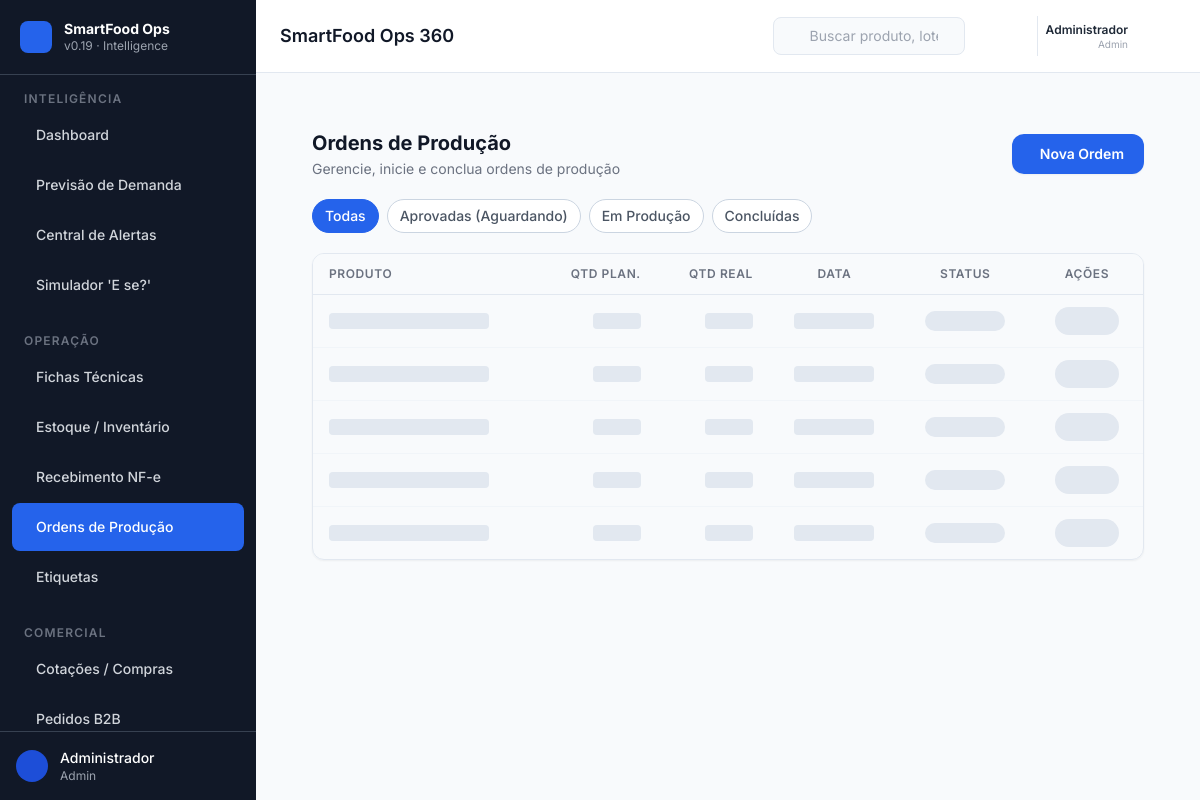
The page /operations/production (signed in) on the database its author committed.
### models.py (models this page shows)
class TimestampMixin:
    created_at = Column(DateTime(timezone=True), server_default=func.now())
    updated_at = Column(DateTime(timezone=True), onupdate=func.now())

class User(Base, TimestampMixin):
    __tablename__ = "users"
    id = Column(GUID(), primary_key=True, default=uuid.uuid4)
    nome = Column(String, nullable=False)
    email = Column(String, unique=True, index=True, nullable=False)
    perfil = Column(String, nullable=False, default="operador",
                    comment="chef | operador | admin")
    pin_code = Column(String(4), nullable=True,
                      comment="PIN de 4 dígitos para login rápido no tablet")
    ativo = Column(Boolean, default=True)

### routers/ui_operations.py (the view)
@router.get("/operations/production", response_class=HTMLResponse)
def production_list(request: Request, db: Session = Depends(get_db), _=AdminOrChef):
    from models import Product
    products = db.query(Product).filter(Product.ativo == True).order_by(Product.nome).all()
    return templates.TemplateResponse(
        "operations/production_list.html",
        _ctx(request, products=products)
    )

### templates/operations/production_list.html (shortened to what this page needs)
{% extends "base.html" %}
{% block content %}
<div class="p-6 space-y-5 max-w-7xl mx-auto" x-data="{ showNewOp: false }">
  <div class="flex flex-wrap items-center justify-between gap-4">
    <div>
      <h1 class="text-xl font-bold text-gray-900">Ordens de Produção</h1>
      <p class="text-sm text-gray-500 mt-0.5">Gerencie, inicie e conclua ordens de produção</p>
    </div>
    <button @click="showNewOp = true"
            class="inline-flex items-center gap-2 px-5 py-2.5 bg-blue-600 hover:bg-blue-700 text-white text-sm font-semibold rounded-xl transition-colors shadow-sm">
      Nova Ordem
    </button>
  </div>
  <div class="flex flex-wrap gap-2"
       x-data="{ activeStatus: '' }"
       role="group" aria-label="Filtrar por status">
    {% set statuses = [
      ('', 'Todas'),
      ('APROVADA', 'Aprovadas (Aguardando)'),
      ('EM_PRODUCAO', 'Em Produção'),
      ('CONCLUIDA', 'Concluídas'),
    ] %}
    {% for val, label in statuses %}
    <button class="px-3 py-1.5 rounded-full text-sm font-medium transition-colors border"
            :class="activeStatus === '{{ val }}'
                    ? 'bg-blue-600 text-white border-blue-600'
                    : 'bg-white text-gray-600 border-slate-300 hover:border-blue-400 hover:text-blue-700'"
            @click="activeStatus = '{{ val }}'"
            hx-get="/api/production/ops{% if val %}?status={{ val }}{% endif %}"
            hx-target="#ops-table-body"
            hx-swap="innerHTML">
      {{ label }}
    </button>
    {% endfor %}
  </div>
  <div class="overflow-x-auto rounded-xl border border-slate-200 shadow-sm">
    <table class="w-full text-sm" role="table" aria-label="Ordens de produção">
      <thead>
        <tr class="bg-slate-50 border-b border-slate-200">
          <th class="text-left px-4 py-3 text-xs font-semibold text-gray-500 uppercase tracking-wider">Produto</th>
          <th class="text-right px-4 py-3 text-xs font-semibold text-gray-500 uppercase tracking-wider">Qtd Plan.</th>
          <th class="text-right px-4 py-3 text-xs font-semibold text-gray-500 uppercase tracking-wider hidden md:table-cell">Qtd Real</th>
          <th class="text-center px-4 py-3 text-xs font-semibold text-gray-500 uppercase tracking-wider hidden lg:table-cell">Data</th>
          <th class="text-center px-4 py-3 text-xs font-semibold text-gray-500 uppercase tracking-wider">Status</th>
          <th class="text-center px-4 py-3 text-xs font-semibold text-gray-500 uppercase tracking-wider">Ações</th>
        </tr>
      </thead>
      <tbody id="ops-table-body" class="divide-y divide-slate-100"
             hx-get="/api/production/ops"
             hx-trigger="load"
             hx-swap="innerHTML">
        {% for _ in range(5) %}
        <tr class="animate-pulse">
          <td class="px-4 py-3"><div class="h-4 bg-slate-200 rounded w-40"></div></td>
          <td class="px-4 py-3 text-right"><div class="h-4 bg-slate-200 rounded w-12 ml-auto"></div></td>
          <td class="px-4 py-3 text-right hidden md:table-cell"><div class="h-4 bg-slate-200 rounded w-12 ml-auto"></div></td>
          <td class="px-4 py-3 text-center hidden lg:table-cell"><div class="h-4 bg-slate-200 rounded w-20 mx-auto"></div></td>
          <td class="px-4 py-3 text-center"><div class="h-5 bg-slate-200 rounded-full w-20 mx-auto"></div></td>
          <td class="px-4 py-3 text-center"><div class="h-7 bg-slate-200 rounded-full w-16 mx-auto"></div></td>
        </tr>
        {% endfor %}
      </tbody>
    </table>
  </div>
</div>
{% endblock %}

### templates/includes/sidebar.html (shortened to what this page needs)
<aside id="sidebar"
       :class="sidebarOpen ? 'translate-x-0' : '-translate-x-full md:translate-x-0'"
       class="fixed md:relative z-40 w-64 h-full bg-gray-900 text-white
              flex flex-col transition-transform duration-300 ease-in-out shrink-0">
  <div class="flex items-center gap-3 px-5 py-5 border-b border-gray-700">
    <div class="w-8 h-8 bg-blue-600 rounded-lg flex items-center justify-center shrink-0">
    </div>
    <div class="min-w-0">
      <p class="font-bold text-sm leading-tight text-white truncate">SmartFood Ops</p>
      <p class="text-xs text-gray-400 truncate">v0.19 · Intelligence</p>
    </div>
  </div>
  <nav class="flex-1 overflow-y-auto py-4 px-3 space-y-6" aria-label="Navegação principal">
    {% macro nav_item(label, icon, url, badge=None) %}
    <a href="{{ url }}"
       hx-get="{{ url }}"
       hx-target="#main-content"
       hx-select="#main-content"
       hx-swap="innerHTML"
       hx-push-url="true"
       @click="activeNav = '{{ url }}'; if(window.innerWidth < 768) sidebarOpen = false"
       :class="activeNav === '{{ url }}' || activeNav.startsWith('{{ url }}/') ?
                 'bg-blue-600 text-white' :
                 'text-gray-300 hover:bg-gray-800 hover:text-white'"
       class="flex items-center gap-3 px-3 py-2.5 rounded-lg text-sm font-medium
              transition-colors duration-150 group min-h-[48px]"
       aria-label="{{ label }}">
      <span class="truncate flex-1">{{ label }}</span>
    </a>
    {% endmacro %}
    {% macro nav_section(title) %}
    <p class="px-3 text-xs font-semibold text-gray-500 uppercase tracking-widest mb-1">
      {{ title }}
    </p>
    {% endmacro %}
    {% set perfil = request.session.get('user_perfil', '') %}
    {% if perfil in ('admin', 'chef') %}
    <div>
      {{ nav_section("Inteligência") }}
      <div class="space-y-0.5">
        {{ nav_item("Dashboard",             "squares-four",   "/dashboard") }}
        {{ nav_item("Previsão de Demanda",   "chart-line-up",  "/intelligence/forecast") }}
        {{ nav_item("Central de Alertas",    "bell-ringing",   "/intelligence/alerts") }}
        {{ nav_item("Simulador 'E se?'",     "flask",          "/intelligence/simulator") }}
      </div>
    </div>
    <div>
      {{ nav_section("Operação") }}
      <div class="space-y-0.5">
        {{ nav_item("Fichas Técnicas",       "notebook",       "/operations/bom") }}
        {{ nav_item("Estoque / Inventário",  "package",        "/operations/inventory") }}
        {{ nav_item("Recebimento NF-e",      "truck",          "/operations/receiving") }}
        {{ nav_item("Ordens de Produção",    "factory",        "/operations/production") }}
        {{ nav_item("Etiquetas",             "tag",            "/operations/labels") }}
      </div>
    </div>
    <div>
      {{ nav_section("Comercial") }}
      <div class="space-y-0.5">
        {{ nav_item("Cotações / Compras",    "shopping-cart",    "/commercial/purchasing") }}
        {{ nav_item("Pedidos B2B",           "clipboard-text",   "/commercial/orders") }}
      </div>
    </div>
    {% endif %}
  </nav>
  <div class="px-4 py-4 border-t border-gray-700">
    <div class="flex items-center gap-3">
      <div class="w-8 h-8 bg-blue-700 rounded-full flex items-center justify-center shrink-0">
      </div>
      <div class="min-w-0">
        <p class="text-sm font-medium text-white truncate">{{ request.session.get('user_nome', 'Utilizador') }}</p>
        <p class="text-xs text-gray-400 truncate capitalize">{{ request.session.get('user_perfil', '') }}</p>
      </div>
    </div>
  </div>
</aside>

### templates/includes/topbar.html (shortened to what this page needs)
<header class="bg-white border-b border-slate-200 px-4 md:px-6 py-3
               flex items-center gap-3 shrink-0 z-20 sticky top-0">
  <div class="flex-1 min-w-0">
    <h1 id="page-title"
        class="text-base md:text-lg font-semibold text-gray-900 truncate">
      {% block page_title %}SmartFood Ops 360{% endblock %}
    </h1>
  </div>
  <div class="hidden lg:flex items-center"
       x-data="{ searchOpen: false }">
    <div :class="searchOpen ? 'w-72' : 'w-48'"
         class="relative transition-all duration-200">
      <input type="search"
             placeholder="Buscar produto, lote, cliente..."
             class="w-full pl-9 pr-3 py-2 text-sm bg-slate-50 border border-slate-200
                    rounded-lg placeholder-gray-400 focus:outline-none focus:ring-2
                    focus:ring-blue-500 focus:border-transparent"
             @focus="searchOpen = true"
             @blur="searchOpen = false"
             aria-label="Busca global" />
    </div>
  </div>
  <div class="relative" x-data="{ alertsOpen: false }">
    <button @click="alertsOpen = !alertsOpen"
            @keydown.escape="alertsOpen = false"
            class="relative p-2 text-gray-500 hover:text-gray-800 hover:bg-slate-100
                   rounded-lg transition-colors min-h-[48px] min-w-[48px]
                   flex items-center justify-center"
            aria-label="Alertas ativos"
            aria-haspopup="true"
            :aria-expanded="alertsOpen">
    </button>
  </div>
  {% set session_nome = request.session.get('user_nome', '') %}
  {% if session_nome %}
  <div class="flex items-center gap-2 pl-2 border-l border-slate-200">
    <div class="hidden sm:flex flex-col items-end leading-tight">
      <span class="text-xs font-semibold text-gray-800">{{ session_nome }}</span>
      <span class="text-[10px] text-gray-400 capitalize">{{ request.session.get('user_perfil', '') }}</span>
    </div>
    <a href="/logout"
       class="p-2 text-gray-500 hover:text-red-600 hover:bg-red-50 rounded-lg transition-colors
              min-h-[40px] min-w-[40px] flex items-center justify-center"
       title="Terminar sessão"
       aria-label="Terminar sessão">
    </a>
  </div>
  {% endif %}
</header>

### templates/base.html (style rules this page uses)
body { font-family: 'Inter', system-ui, sans-serif; }

### rows shown on the page
User: session.get "Administrador", session.get "Admin", nome "Administrador"

### other values the page prints
{{ title }} "INTELIGÊNCIA OPERAÇÃO COMERCIAL"
{{ label }} "Dashboard Previsão de Demanda Central de Alertas Simulador 'E se?' Fichas Técnicas Estoque / Inventário Recebimento NF-e Ordens de Produção Etiquetas Cotações / Compras Pedidos B2B"
{{ label }} "Todas" "Aprovadas (Aguardando)" "Em Produção" "Concluídas"
